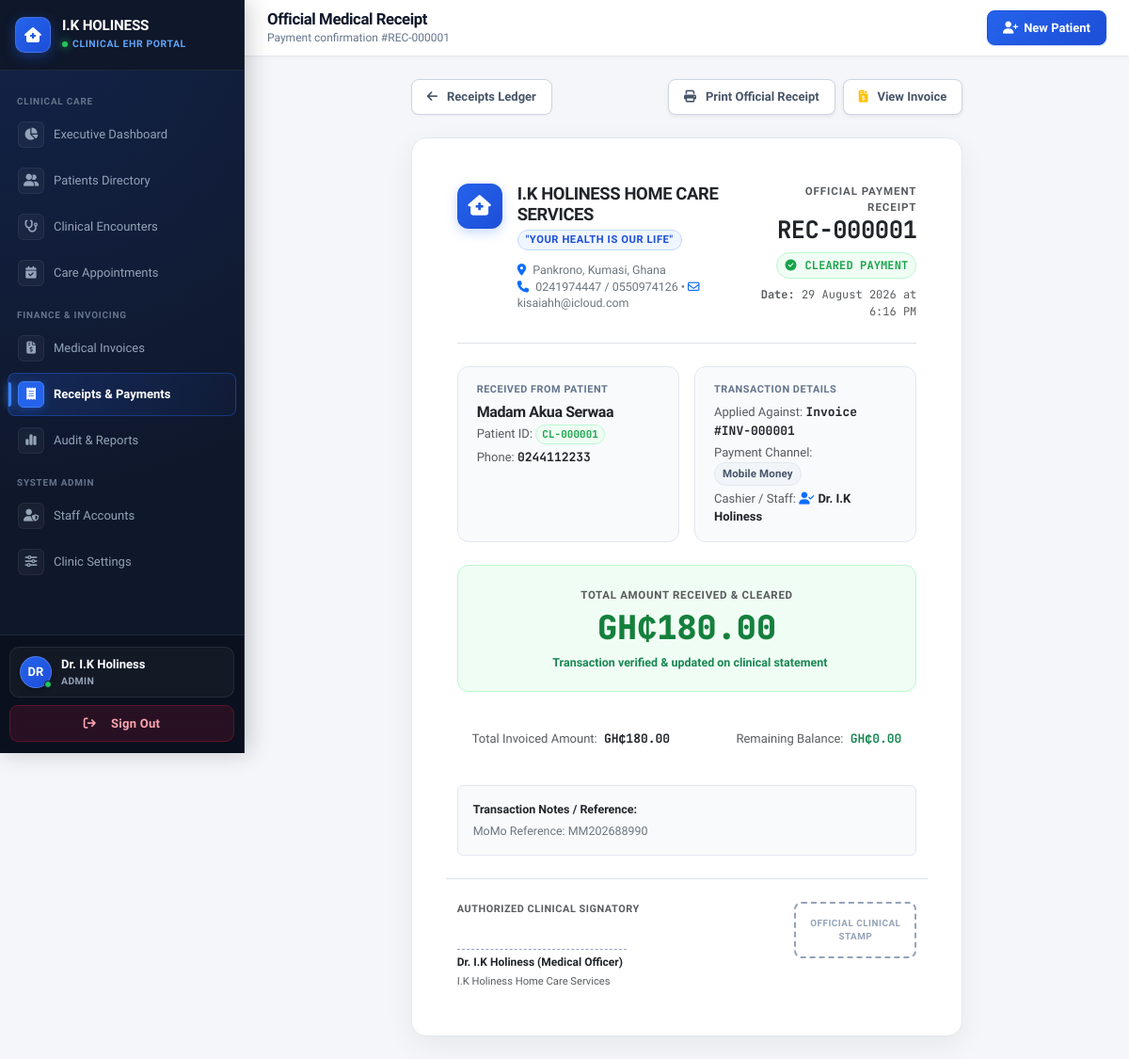
Screenshot of /payments/receipt?id=REC-000001 (signed in) with the database file from the repository.
### tables this page shows
CREATE TABLE payments (
    payment_id VARCHAR(20) PRIMARY KEY,
    receipt_number VARCHAR(20) NOT NULL,
    client_id VARCHAR(20) NOT NULL,
    invoice_number VARCHAR(20) NOT NULL,
    payment_date DATETIME NOT NULL,
    amount_paid DECIMAL(10,2) NOT NULL,
    payment_method ENUM('Cash', 'Mobile Money', 'Card', 'Bank Transfer') NOT NULL,
    staff_id INT NOT NULL,
    notes TEXT NULL,
    created_at TIMESTAMP DEFAULT CURRENT_TIMESTAMP,
    UNIQUE KEY idx_receipt (receipt_number),
    FOREIGN KEY (client_id) REFERENCES clients(client_id) ON DELETE CASCADE,
    FOREIGN KEY (invoice_number) REFERENCES invoices(invoice_number) ON DELETE CASCADE,
    FOREIGN KEY (staff_id) REFERENCES users(id) ON DELETE RESTRICT,
    INDEX idx_payment_date (payment_date)
);

CREATE TABLE clients (
    client_id VARCHAR(20) PRIMARY KEY,
    full_name VARCHAR(255) NOT NULL,
    gender ENUM('Male', 'Female', 'Other') NOT NULL,
    dob DATE NOT NULL,
    age INT NOT NULL,
    phone VARCHAR(20) NOT NULL,
    address TEXT NOT NULL,
    emergency_name VARCHAR(255) NOT NULL,
    emergency_phone VARCHAR(20) NOT NULL,
    registration_date DATE NOT NULL,
    created_at TIMESTAMP DEFAULT CURRENT_TIMESTAMP,
    INDEX idx_fullname (full_name),
    INDEX idx_phone (phone)
);

CREATE TABLE users (
    id INT AUTO_INCREMENT PRIMARY KEY,
    username VARCHAR(50) NOT NULL,
    password_hash VARCHAR(255) NOT NULL,
    full_name VARCHAR(100) NOT NULL,
    role ENUM('admin', 'staff') NOT NULL,
    created_at TIMESTAMP DEFAULT CURRENT_TIMESTAMP,
    UNIQUE KEY idx_username (username)
);

CREATE TABLE invoices (
    invoice_number VARCHAR(20) PRIMARY KEY,
    client_id VARCHAR(20) NOT NULL,
    invoice_date DATE NOT NULL,
    total_amount DECIMAL(10,2) NOT NULL DEFAULT 0.00,
    amount_paid DECIMAL(10,2) NOT NULL DEFAULT 0.00,
    balance DECIMAL(10,2) NOT NULL DEFAULT 0.00,
    payment_status ENUM('Paid', 'Partially Paid', 'Unpaid') NOT NULL DEFAULT 'Unpaid',
    created_at TIMESTAMP DEFAULT CURRENT_TIMESTAMP,
    FOREIGN KEY (client_id) REFERENCES clients(client_id) ON DELETE CASCADE,
    INDEX idx_invoice_date (invoice_date),
    INDEX idx_payment_status (payment_status)
);

### frontend/views/payments/receipt.php (the view, shortened to what the rows shown need)
<div class="row justify-content-center">
    <div class="col-12 col-md-9 col-xl-8">
        <div class="modern-receipt-sheet p-4 p-md-5">
            <div class="d-flex flex-column flex-md-row justify-content-between align-items-start gap-4 pb-4 mb-4 border-bottom">
                <div class="text-start text-md-end">
                    <div class="text-uppercase fw-bold text-muted" style="font-size: 0.72rem; letter-spacing: 0.08em;">Official Payment Receipt</div>
                    <h2 class="fw-bold text-dark font-mono mb-1" style="font-size: 1.6rem; letter-spacing: -0.02em;">
                        <?php echo htmlspecialchars($payment['receipt_number']); ?>
                    </h2>
                    <div class="d-flex align-items-center justify-content-md-end gap-2 my-2">
                        <span class="badge-pill-custom badge-emerald font-mono fw-bold py-1 px-2" style="font-size: 0.75rem;">
                        </span>
                    </div>
                    <div class="text-muted small font-mono" style="font-size: 0.75rem;">
                        <strong>Date:</strong> <?php echo date('d F Y \a\t g:i A', strtotime($payment['payment_date'])); ?>
                    </div>
                </div>
            </div>
            <div class="row g-3 mb-4">
                <div class="col-12 col-md-6">
                    <div class="receipt-bento-box h-100">
                        <span class="bento-box-label">Received From Patient</span>
                        <h6 class="fw-bold text-dark mb-1" style="font-size: 1rem;">
                            <?php echo htmlspecialchars($payment['full_name']); ?>
                        </h6>
                        <div class="text-secondary small d-flex flex-column gap-1" style="font-size: 0.8125rem;">
                            <div>
                                <span class="text-muted">Patient ID:</span>
                                <span class="badge-pill-custom badge-emerald font-mono fw-bold" style="font-size: 0.68rem; padding: 1px 6px;">
                                    <?php echo htmlspecialchars($payment['client_id']); ?>
                                </span>
                            </div>
                            <div>
                                <span class="text-muted">Phone:</span>
                                <strong class="text-dark font-mono"><?php echo htmlspecialchars($payment['phone']); ?></strong>
                            </div>
                        </div>
                    </div>
                </div>
                <div class="col-12 col-md-6">
                    <div class="receipt-bento-box h-100">
                        <div class="text-secondary small d-flex flex-column gap-1" style="font-size: 0.8125rem;">
                            <div>
                                <span class="text-muted">Applied Against:</span>
                                <strong class="text-dark font-mono">Invoice #<?php echo htmlspecialchars($payment['invoice_number']); ?></strong>
                            </div>
                            <div>
                                <span class="text-muted">Payment Channel:</span>
                                <span class="badge-pill-custom badge-zinc fw-bold"><?php echo htmlspecialchars($payment['payment_method']); ?></span>
                            </div>
                            <div>
                                <span class="text-muted">Cashier / Staff:</span>
                                <strong class="text-dark"><i class="fa-solid fa-user-check me-1 text-primary"></i><?php echo htmlspecialchars($payment['staff_name'] ?? 'Authorized Staff'); ?></strong>
                            </div>
                        </div>
                    </div>
                </div>
            </div>
            <div class="amount-cleared-banner my-4">
                <span class="text-uppercase fw-bold text-muted" style="font-size: 0.72rem; letter-spacing: 0.06em;">
                    Total Amount Received & Cleared
                </span>
                <div class="amount-cleared-value font-mono">
                    <?php echo DEFAULT_CURRENCY . number_format($payment['amount_paid'], 2); ?>
                </div>
                <small class="text-success fw-semibold" style="font-size: 0.78rem;">
                    <i class="fa-solid fa-shield-check me-1"></i> Transaction verified & updated on clinical statement
                </small>
            </div>
            <div class="d-flex justify-content-between align-items-center p-3 rounded-2 bg-slate-subtle mb-4" style="font-size: 0.8125rem;">
                <div>
                    <span class="text-muted">Total Invoiced Amount:</span>
                    <strong class="text-dark font-mono ms-1"><?php echo DEFAULT_CURRENCY . number_format($payment['total_amount'], 2); ?></strong>
                </div>
                <div>
                    <span class="text-muted">Remaining Balance:</span>
                    <strong class="font-mono ms-1 <?php echo $payment['balance'] > 0 ? 'text-danger' : 'text-success'; ?>">
                        <?php echo DEFAULT_CURRENCY . number_format($payment['balance'], 2); ?>
                    </strong>
                </div>
            </div>
            <?php if (!empty($payment['notes'])): ?>
                <div class="p-3 rounded-2 mb-4" style="background-color: #f8fafc; border: 1px solid var(--border-subtle); font-size: 0.78rem;">
                    <strong class="text-dark d-block mb-1">Transaction Notes / Reference:</strong>
                    <span class="text-secondary"><?php echo htmlspecialchars($payment['notes']); ?></span>
                </div>
            <?php endif; ?>
        </div>
    </div>
</div>

### frontend/views/shared/layout.php (shortened to what the rows shown need)
<!DOCTYPE html>
<html lang="en" class="h-full">
<head>
    <link href="https://cdn.jsdelivr.net/npm/bootstrap@5.3.2/dist/css/bootstrap.min.css" rel="stylesheet">
    <link rel="stylesheet" href="https://cdnjs.cloudflare.com/ajax/libs/font-awesome/6.5.1/css/all.min.css">
</head>
<body>
    <div id="page-content-wrapper">
        <header class="topbar">
            <div class="d-flex align-items-center gap-2">
                <div class="topbar-left">
                    <h1><?php echo $pageHeading ?? 'Dashboard'; ?></h1>
                    <p class="d-none d-md-block"><?php echo $pageSubheading ?? 'I.K Holiness Home Care Services Management'; ?></p>
                </div>
            </div>
        </header>
        <main class="main-container">
            <?php echo $content ?? ''; ?>
        </main>
    </div>
</body>
</html>

### rows the page displays
payments: receipt_number "Payment confirmation #REC-000001", receipt_number "REC-000001", payment_date "29 August 2026 at 6:16 PM", client.full_name "Madam Akua Serwaa", client "CL-000001", client.phone "0244112233", invoice_number "INV-000001", payment_method "Mobile Money", staff.full_name "Dr. I.K Holiness", amount_paid "180.00", invoice_number.total_amount "180.00", invoice_number.balance "0.00", notes "MoMo Reference: MM202688990"

### other values shown
substr($currentUserName ?? 'DR', 0, 2) "DR"
$currentUserName "Dr. I.K Holiness"
$currentRole "ADMIN"
$pageHeading "Official Medical Receipt"
DEFAULT_CURRENCY "GH₵"
